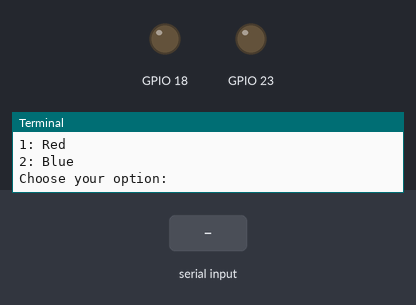
A program run on a simulated Raspberry Pi (BCM pin numbers). On the bench: output pins drawn as LEDs (lit = HIGH), the last lines printed to the terminal. Dashed ring = blinking. The test bench sets the inputs (shaded band). At 6.8 s the program stops and its outputs stay as they are.

Above: at 1.2 s.
1.3 s: "1" typed at the terminal, then Enter
2.8 s: "2" typed at the terminal, then Enter
At 3.6 s:
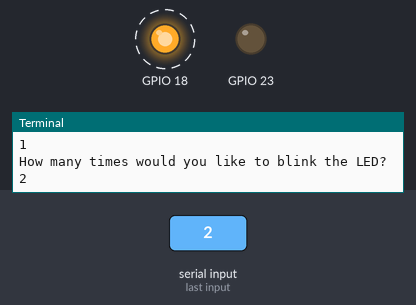
Timing chart, 0 to 7.3 s (numbered marks = the images above; inputs shaded):
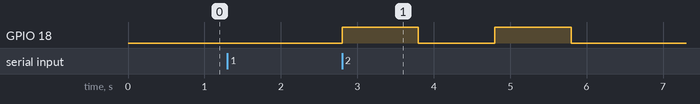

The program:

InteractiveLED.py
```python
import RPi.GPIO as GPIO
import time
import os

GPIO.setmode(GPIO.BCM)

GPIO.setup(18, GPIO.OUT) # LED RED
GPIO.setup(23, GPIO.OUT) # LED BLUE

os.system('clear')

print("Which LED would you like to blink?")
print("1: Red")
print("2: Blue")

led_choice = input("Choose your option: ")
count = input("How many times would you like to blink the LED? ")

if led_choice == '1':
    for i in range(int(count)):
        GPIO.output(18, GPIO.HIGH)
        time.sleep(1)
        GPIO.output(18, GPIO.LOW)
        time.sleep(1)
elif led_choice == '2':
    for i in range(int(count)):
        GPIO.output(23, GPIO.HIGH)
        time.sleep(1)
        GPIO.output(23, GPIO.LOW)
        time.sleep(1)
else:
    print("Invalid option")
```

Measured:
- after the input at 2.8 s, GPIO 18: alternates HIGH for 1.0 s and LOW for 1.0 s, 4 changes in all, then stays LOW, starting at once
